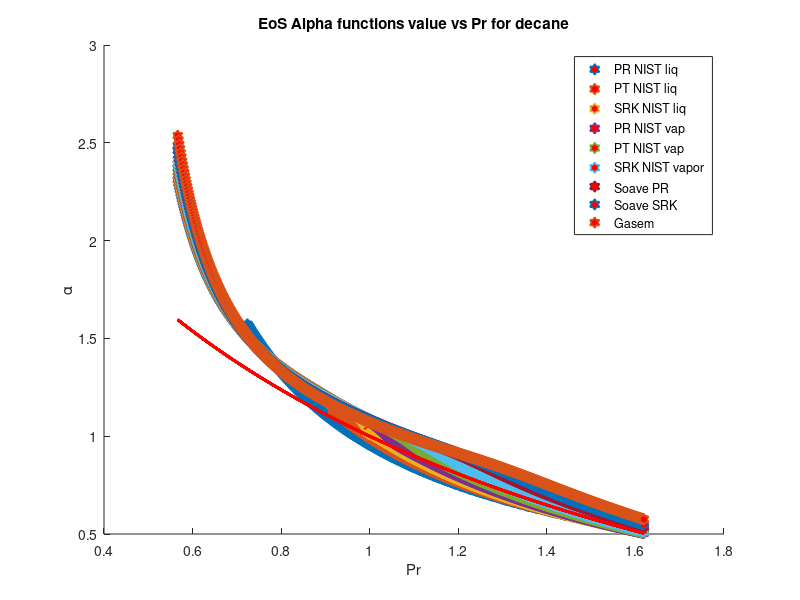

Here is the MATLAB script that generated this plot:
clear 
clc
load decane_density.mat
%alpha PR & SRK for decane
omega = 0.489; %Acentric factor
Tc = 617.7; %K
Pc = 2120000; %Pa
R = 8.31446 %J/K*mol
Zc = 0.247;
b1 = 0.07780*(R*Tc/Pc);
a1 = 0.45724*(((R^2)*(Tc^2))/Pc);
b2 = 0.08664*(R*Tc/Pc);
a2 = 0.42747*(((R^2)*(Tc^2))/Pc);
omega_c = 1-3*Zc;
omega_b = 0.08446114781;
omega_a = 3*Zc^2+3*(1-2*Zc)*omega_b+omega_b^2+1-3*Zc;
a3 = omega_a*(((R^2)*(Tc^2))/Pc);
b3 = omega_b*(R*Tc/Pc);
c3 = omega_c*(R*Tc/Pc);
M = 142.29/1000; %kg/mol
S1=0.37464+1.54226*omega-0.26992*omega^2;
S2=0.48508+1.55171*omega-0.176*omega^2;
P = [0.1*10^6, 1*10^6, 2*10^6, 3*10^6, 4*10^6, 5.0*10^6, 7*10^6, 8*10^6, 10*10^6]
for j = 1:1:9
    T = 350; %k
for i = 1:1:651
Pr = P/Pc;
        Tr = T/Tc;
        Tr_list(i)=Tr;
        Vm_liq(i,j) = M/rho_liq(i,j);
        alpha_PR_liq(i,j) = ((R*T)/(Vm_liq(i,j)-b1)-P(j))*((Vm_liq(i,j)^2+2*b1*Vm_liq(i,j)-b1^2)/a1)
        alpha_soave_PR(i,j) =(1+S1*(1-sqrt(Tr)))^2;
        alpha_soave_SRK(i,j) =(1+S2*(1-sqrt(Tr)))^2;
        alpha_Gasem(i,j) = exp((1.943+0.926*Tr)*(1-(Tr)^0.1441));
        Temp(i,:)=T;
        T = T+1;
end
end
hold on

 plot(Tr_list,alpha_PR_liq,'h','MarkerSize',8,'MarkerFaceColor','r','LineWidth',1.2)
 plot(Tr_list,alpha_soave_PR,'r','LineWidth',2)


hold off
legend('PR NIST liq','PT NIST liq','SRK NIST liq','PR NIST vap','PT NIST vap','SRK NIST vapor','Soave PR','Soave SRK','Gasem')
xlabel('Pr')
ylabel('\alpha')
title('EoS Alpha functions value vs Pr for decane')
% axis([0.6,1,0.8,2.4])
